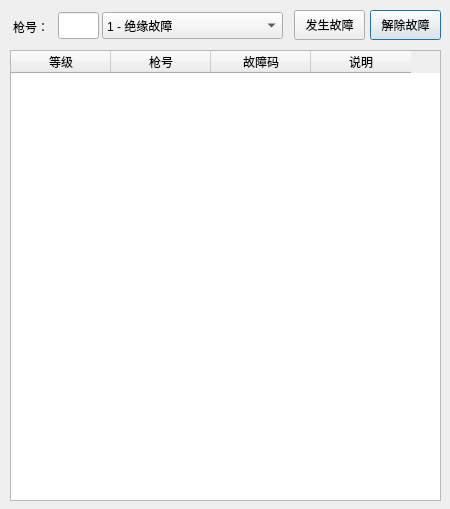
<?xml version="1.0" encoding="UTF-8"?>
<ui version="4.0">
 <class>Faultdialog</class>
 <widget class="QDialog" name="Faultdialog">
  <property name="geometry">
   <rect>
    <x>0</x>
    <y>0</y>
    <width>450</width>
    <height>509</height>
   </rect>
  </property>
  <property name="windowTitle">
   <string>Dialog</string>
  </property>
  <widget class="QLineEdit" name="lineEdit">
   <property name="geometry">
    <rect>
     <x>58</x>
     <y>12</y>
     <width>41</width>
     <height>27</height>
    </rect>
   </property>
  </widget>
  <widget class="QComboBox" name="comboBox">
   <property name="geometry">
    <rect>
     <x>102</x>
     <y>12</y>
     <width>181</width>
     <height>27</height>
    </rect>
   </property>
   <item>
    <property name="text">
     <string>1 - 绝缘故障</string>
    </property>
   </item>
   <item>
    <property name="text">
     <string>2 - 输出连接器过温故障</string>
    </property>
   </item>
   <item>
    <property name="text">
     <string>3 - 连接器故障</string>
    </property>
   </item>
   <item>
    <property name="text">
     <string>4 - 电池组温度过高</string>
    </property>
   </item>
   <item>
    <property name="text">
     <string>5 - 高压继电器故障</string>
    </property>
   </item>
   <item>
    <property name="text">
     <string>6 - 检测点2电压检测故障</string>
    </property>
   </item>
   <item>
    <property name="text">
     <string>7 - 电流过大</string>
    </property>
   </item>
  </widget>
  <widget class="QLabel" name="label">
   <property name="geometry">
    <rect>
     <x>13</x>
     <y>17</y>
     <width>45</width>
     <height>20</height>
    </rect>
   </property>
   <property name="text">
    <string>枪号：</string>
   </property>
  </widget>
  <widget class="QPushButton" name="pushButton_2">
   <property name="geometry">
    <rect>
     <x>370</x>
     <y>10</y>
     <width>71</width>
     <height>30</height>
    </rect>
   </property>
   <property name="text">
    <string>解除故障</string>
   </property>
  </widget>
  <widget class="QPushButton" name="pushButton">
   <property name="geometry">
    <rect>
     <x>294</x>
     <y>10</y>
     <width>71</width>
     <height>30</height>
    </rect>
   </property>
   <property name="text">
    <string>发生故障</string>
   </property>
  </widget>
  <widget class="QTableWidget" name="tableWidget">
   <property name="geometry">
    <rect>
     <x>10</x>
     <y>50</y>
     <width>431</width>
     <height>451</height>
    </rect>
   </property>
   <property name="minimumSize">
    <size>
     <width>256</width>
     <height>0</height>
    </size>
   </property>
   <column>
    <property name="text">
     <string>等级</string>
    </property>
   </column>
   <column>
    <property name="text">
     <string>枪号</string>
    </property>
   </column>
   <column>
    <property name="text">
     <string>故障码</string>
    </property>
   </column>
   <column>
    <property name="text">
     <string>说明</string>
    </property>
   </column>
  </widget>
 </widget>
 <resources/>
 <connections/>
</ui>
